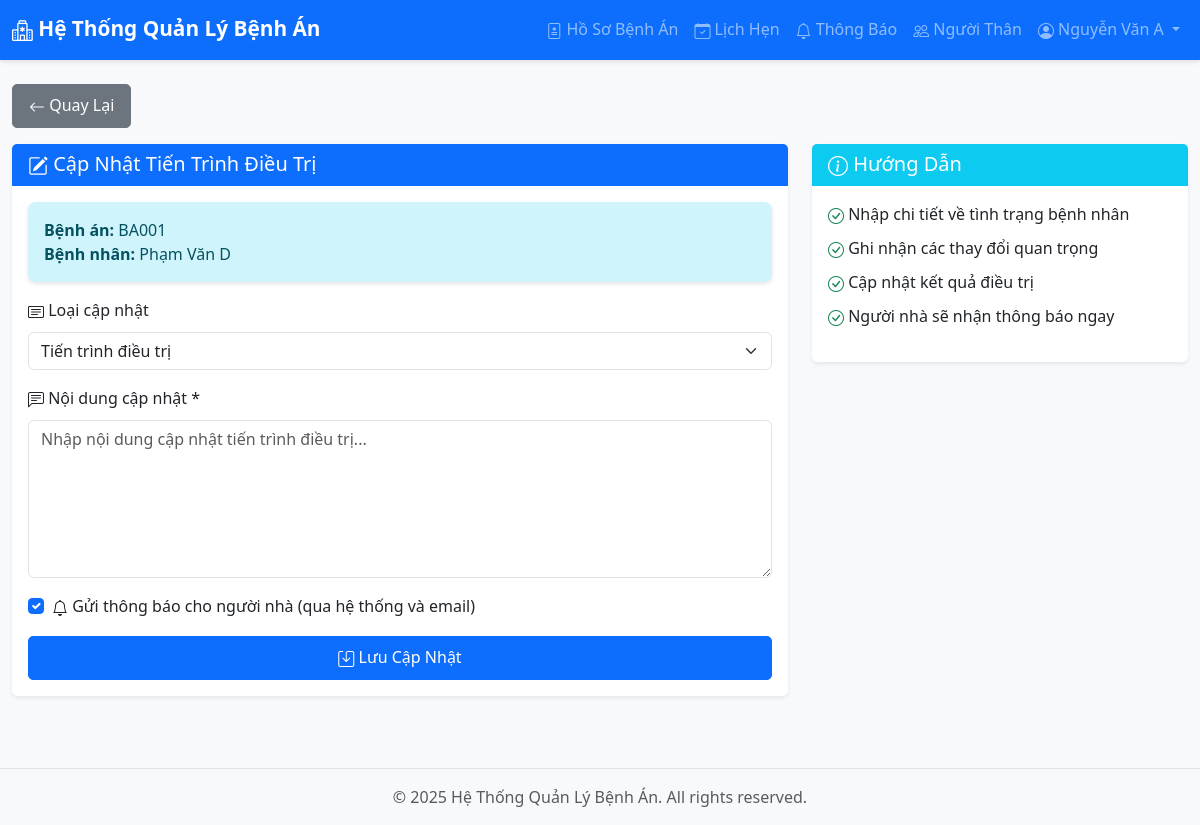
Screenshot of /modules/medical-records/update.php?id=1 (signed in) with the database file from the repository.
### tables this page shows
CREATE TABLE ho_so_benh_an (
    id INT AUTO_INCREMENT PRIMARY KEY,
    benh_nhan_id INT NOT NULL,
    bac_si_id INT,
    ngay_tao DATETIME DEFAULT CURRENT_TIMESTAMP,
    ngay_cap_nhat DATETIME DEFAULT CURRENT_TIMESTAMP ON UPDATE CURRENT_TIMESTAMP,
    chan_doan TEXT,
    phac_do_dieu_tri TEXT,
    FOREIGN KEY (benh_nhan_id) REFERENCES benh_nhan(id),
    FOREIGN KEY (bac_si_id) REFERENCES bac_si(id)
);

CREATE TABLE benh_nhan (
    id INT AUTO_INCREMENT PRIMARY KEY,
    tai_khoan_id INT NOT NULL,
    ma_so_benh_an VARCHAR(50) UNIQUE,
    FOREIGN KEY (tai_khoan_id) REFERENCES tai_khoan(id)
);

CREATE TABLE tai_khoan (
    id INT AUTO_INCREMENT PRIMARY KEY,
    ten_dang_nhap VARCHAR(100) UNIQUE NOT NULL,
    mat_khau VARCHAR(255) NOT NULL,
    email VARCHAR(255) UNIQUE,
    so_dien_thoai VARCHAR(20),
    ho_va_ten VARCHAR(255),
    ngay_sinh DATE,
    gioi_tinh ENUM('nam', 'nu', 'khac'),
    dia_chi VARCHAR(255),
    vai_tro ENUM('giam_doc', 'bac_si', 'nhan_vien', 'duoc_si', 'benh_nhan', 'nguoi_nha') NOT NULL,
    ngay_tao DATETIME DEFAULT CURRENT_TIMESTAMP,
    ngay_cap_nhat DATETIME DEFAULT CURRENT_TIMESTAMP ON UPDATE CURRENT_TIMESTAMP
);

### config/Database.php (called while the page is built, shortened)
<?php
class Database {
    private $host = DB_HOST;
    private $db_name = DB_NAME;
    private $username = DB_USER;
    private $password = DB_PASS;
    private $charset = DB_CHARSET;
    private $conn = null;
    public function connect() {
        try {
            $dsn = "mysql:host={$this->host};dbname={$this->db_name};charset={$this->charset}";
            $options = [
                PDO::ATTR_ERRMODE => PDO::ERRMODE_EXCEPTION,
                PDO::ATTR_DEFAULT_FETCH_MODE => PDO::FETCH_ASSOC,
                PDO::ATTR_EMULATE_PREPARES => false,
            ];
            $this->conn = new PDO($dsn, $this->username, $this->password, $options);
            return $this->conn;
        } catch(PDOException $e) {
            echo "Lỗi kết nối: " . $e->getMessage();
            return null;
        }
    }
    public function query($sql, $params = []) {
        try {
            $stmt = $this->conn->prepare($sql);
            $stmt->execute($params);
            return $stmt;
        } catch(PDOException $e) {
            echo "Lỗi truy vấn: " . $e->getMessage();
            return false;
        }
    }
    public function fetchOne($sql, $params = []) {
        $stmt = $this->query($sql, $params);
        return $stmt ? $stmt->fetch() : null;
    }
}
?>

### modules/medical-records/update.php (the view, shortened to what this page needs)
<?php
require_once '../../config/Database.php';
$db = new Database();
$id = isset($_GET['id']) ? (int)$_GET['id'] : 0;
$sql = "SELECT hsba.*, bn.ma_so_benh_an, tk.ho_va_ten as ten_benh_nhan
        FROM ho_so_benh_an hsba
        JOIN benh_nhan bn ON hsba.benh_nhan_id = bn.id
        JOIN tai_khoan tk ON bn.tai_khoan_id = tk.id
        WHERE hsba.id = ?";
$record = $db->fetchOne($sql, [$id]);
include '../../includes/header.php';
?>
<div class="row">
    <div class="col-12">
        <div class="mb-3">
            <a href="view.php?id=<?php echo $id; ?>" class="btn btn-secondary">
                <i class="bi bi-arrow-left"></i> Quay Lại
            </a>
        </div>
    </div>
</div>
<div class="row">
    <div class="col-lg-8">
        <div class="card shadow-sm">
            <div class="card-header bg-primary text-white">
                <h5 class="mb-0"><i class="bi bi-pencil-square"></i> Cập Nhật Tiến Trình Điều Trị</h5>
            </div>
            <div class="card-body">
                <div class="alert alert-info">
                    <strong>Bệnh án:</strong> <?php echo htmlspecialchars($record['ma_so_benh_an']); ?><br>
                    <strong>Bệnh nhân:</strong> <?php echo htmlspecialchars($record['ten_benh_nhan']); ?>
                </div>
                <form method="POST" action="">
                    <div class="mb-3">
                        <label class="form-label"><i class="bi bi-card-text"></i> Loại cập nhật</label>
                        <select name="loai_cap_nhat" class="form-select">
                            <option value="tien_trinh">Tiến trình điều trị</option>
                        </select>
                    </div>
                    <div class="mb-3">
                        <label class="form-label"><i class="bi bi-chat-left-text"></i> Nội dung cập nhật *</label>
                        <textarea name="ghi_chu" class="form-control" rows="6" required
                                  placeholder="Nhập nội dung cập nhật tiến trình điều trị..."></textarea>
                    </div>
                    <div class="mb-3">
                        <div class="form-check">
                            <input class="form-check-input" type="checkbox" name="gui_thong_bao" value="1" id="guiThongBao" checked>
                            <label class="form-check-label" for="guiThongBao">
                                <i class="bi bi-bell"></i> Gửi thông báo cho người nhà (qua hệ thống và email)
                            </label>
                        </div>
                    </div>
                    <div class="d-grid gap-2">
                        <button type="submit" class="btn btn-primary">
                            <i class="bi bi-save"></i> Lưu Cập Nhật
                        </button>
                    </div>
                </form>
            </div>
        </div>
    </div>
    <div class="col-lg-4">
        <div class="card shadow-sm">
            <div class="card-header bg-info text-white">
                <h5 class="mb-0"><i class="bi bi-info-circle"></i> Hướng Dẫn</h5>
            </div>
            <div class="card-body">
                <ul class="list-unstyled">
                    <li class="mb-2"><i class="bi bi-check-circle text-success"></i> Nhập chi tiết về tình trạng bệnh nhân</li>
                    <li class="mb-2"><i class="bi bi-check-circle text-success"></i> Ghi nhận các thay đổi quan trọng</li>
                    <li class="mb-2"><i class="bi bi-check-circle text-success"></i> Cập nhật kết quả điều trị</li>
                    <li class="mb-2"><i class="bi bi-check-circle text-success"></i> Người nhà sẽ nhận thông báo ngay</li>
                </ul>
            </div>
        </div>
    </div>
</div>
<?php include '../../includes/footer.php'; ?>

### assets/css/style.css (style rules this page uses)
:root { --primary-color: #0d6efd; --secondary-color: #6c757d; --success-color: #198754; --danger-color: #dc3545; --warning-color: #ffc107; --info-color: #0dcaf0; }
body { font-family: 'Segoe UI', Tahoma, Geneva, Verdana, sans-serif; background-color: #f8f9fa; min-height: 100vh; }
.card { border: none; margin-bottom: 1.5rem; transition: transform 0.2s, box-shadow 0.2s; }
.card-header { border-bottom: none; font-weight: 600; }
.btn { border-radius: 5px; padding: 8px 16px; font-weight: 500; transition: all 0.3s; }
.alert { border: none; border-radius: 8px; box-shadow: 0 2px 4px rgba(0,0,0,.1); }
.form-label { font-weight: 500; margin-bottom: 0.5rem; }
.bi { vertical-align: -0.125em; }
.card, .alert { animation: fadeIn 0.3s ease-in-out; }

### rows the page displays
ho_so_benh_an: benh_nhan.ma_so_benh_an "BA001", tai_khoan.ho_va_ten "Phạm Văn D"

### other values shown
SITE_NAME "Hệ Thống Quản Lý Bệnh Án"
$currentUser['ho_va_ten'] "Nguyễn Văn A"
